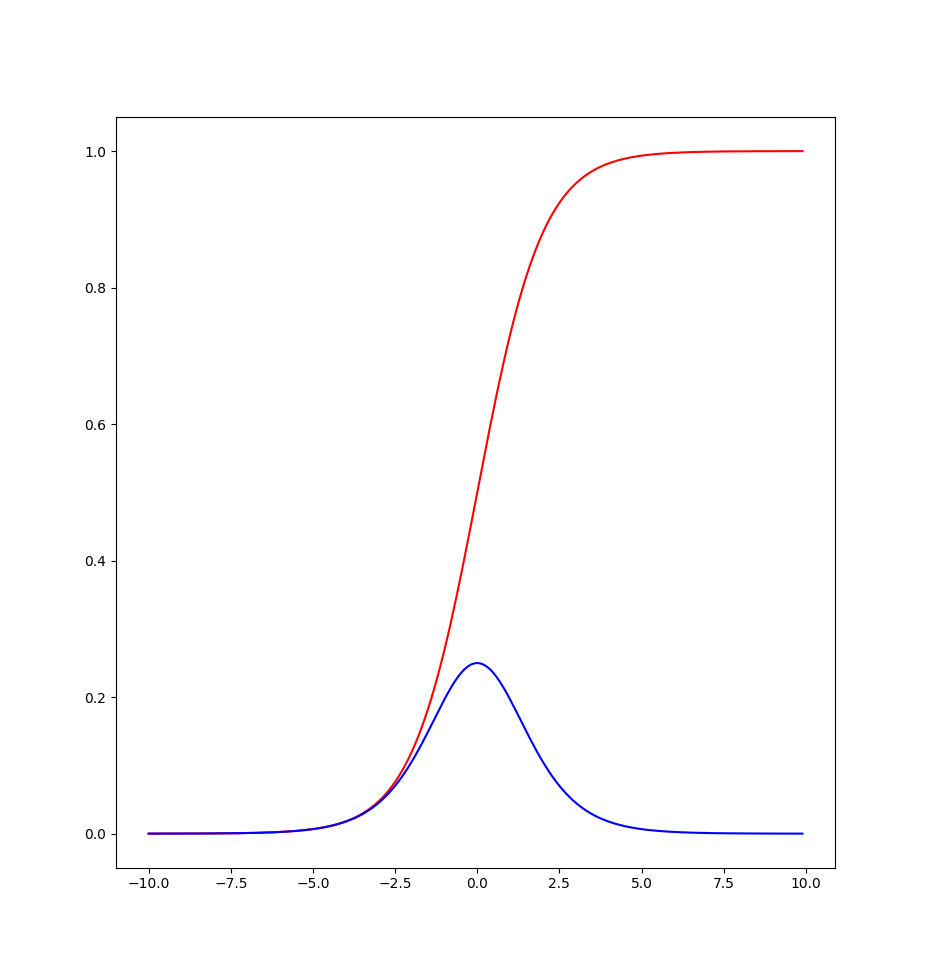

This chart was generated by the following Python code:
import numpy as np
import matplotlib.pyplot as plt

def sigmoid(z):
    return 1 / (1 + np.exp(-z))

def sigmoidGradient(z):
    return sigmoid(z) * (1 - sigmoid(z))

z = np.arange(-10, 10, 0.1)
plt.plot(z, sigmoid(z), 'r')
plt.plot(z, sigmoidGradient(z), 'b')
plt.show()
